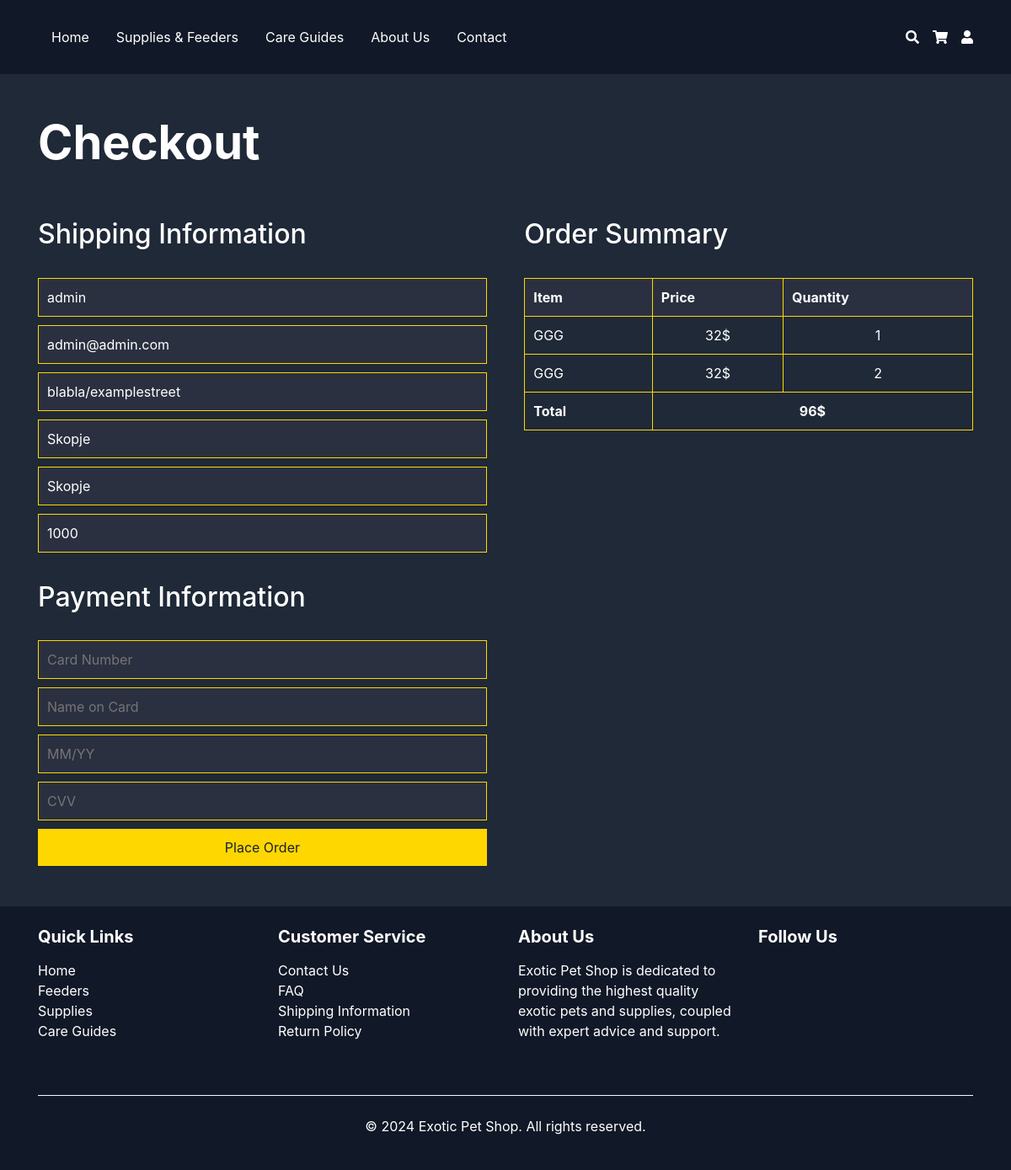
Before: /cart/ (signed in) with the older database file.
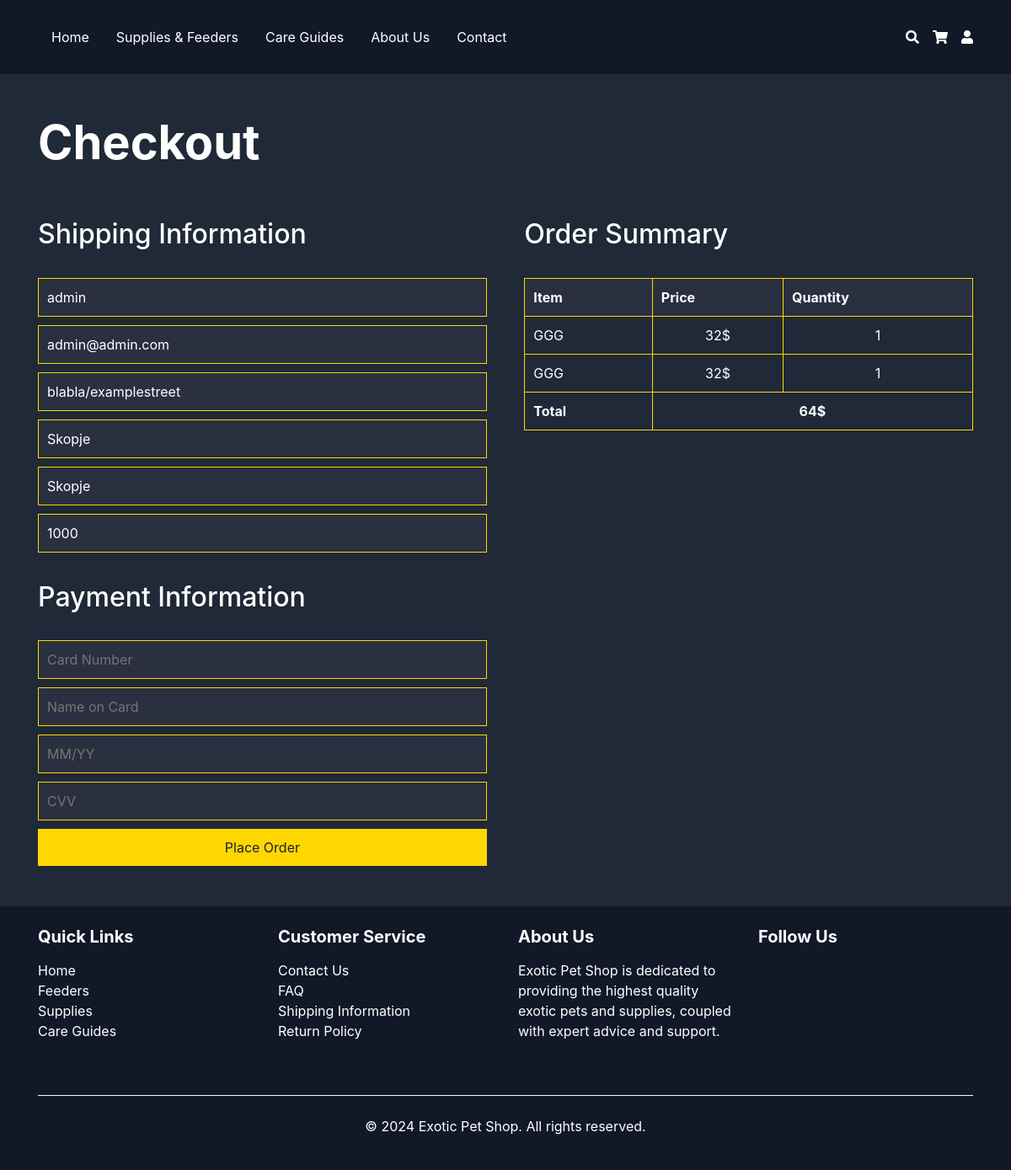
After: the same page with the newer database file.
### Store/models.py (models this page shows, shortened)
class CartItem(models.Model):
    SEX_CHOICES = [
        ('M', 'Male'),
        ('F', 'Female'),
    ]
    cart = models.ForeignKey(Cart, on_delete=models.CASCADE, related_name='items', null=True)
    animal = models.ForeignKey(Animal, on_delete=models.CASCADE, null=True, blank=True)
    supply = models.ForeignKey(Supplies, on_delete=models.CASCADE, null=True, blank=True)
    quantity = models.PositiveIntegerField(default=1)
    age = models.PositiveIntegerField(null=True, blank=True)
    sex = models.CharField(max_length=1, choices=SEX_CHOICES, null=True, blank=True)

class Cart(models.Model):
    user = models.OneToOneField(User, on_delete=models.CASCADE, default=None)
    total_price = models.DecimalField(max_digits=6, decimal_places=2, default=0)

class Animal(models.Model):
    common_name = models.CharField(max_length=200, null=True, blank=True)
    scientific_name = models.CharField(max_length=200, null=True, blank=True)
    image = models.ImageField(upload_to='animals/', null=True, blank=True)
    price = models.DecimalField(max_digits=6, decimal_places=2, null=True, blank=True)
    description = CKEditor5Field('Description', null=True, blank=True)
    category = models.ForeignKey(Category, on_delete=models.SET_NULL, null=True, blank=True)

### Store/views.py (the view)
# urls.py: path('cart/', views.display_cart, name='cart'),
@login_required
def display_cart(request):
    user = request.user
    user_profile, created = UserProfile.objects.get_or_create(user=user)
    cart, created = Cart.objects.get_or_create(user=request.user)
    cart_items = cart.items.all()  # Use the related_name 'items' we set in the CartItem model
    return render(request, 'cart.html', {'cart_items': cart_items, 'cart': cart, "user_profile": user_profile})

### templates/cart.html (shortened to what this page needs)
{% extends 'layout.html' %}
{% load static %}
{% block content %}
<link rel="stylesheet" type="text/css" href="{% static '/css/cart.css' %}">
<div class="container py-5">
    <h1 class="mb-8 display-4 font-weight-bold pb-5">Checkout</h1>
    <div class="checkout-container">
        <div class="checkout-form">
        <h2 class="pb-4">Shipping Information</h2>
            <form id="checkout-form" method="POST" action="{% url 'Store:place_order' %}">
                <input type="text" name="name" placeholder="Full Name" value="{{ user_profile.shipping_name }}" readonly>
                <input type="email" name="email" placeholder="Email Address" value="{{ request.user.email }}" readonly>
                <input type="text" name="address" placeholder="Street Address" value="{{ user_profile.shipping_address }}" readonly>
                <input type="text" name="city" placeholder="City" value="{{ user_profile.shipping_city }}" readonly>
                <input type="text" name="state" placeholder="State/Province" value="{{ user_profile.shipping_state }}" readonly>
                <input type="text" name="zip" placeholder="ZIP/Postal Code" value="{{ user_profile.shipping_zip }}" readonly>
                <h2 class="py-4">Payment Information</h2>
                <input type="text" name="card-number" placeholder="Card Number" required>
                <input type="text" name="card-name" placeholder="Name on Card" required>
                <input type="text" name="expiry" placeholder="MM/YY" required>
                <input type="text" name="cvv" placeholder="CVV" required>
                <button type="submit">Place Order</button>
            </form>
        </div>
        <div class="order-summary">
            <h2 class="pb-4">Order Summary</h2>
            <table>
                <thead>
                    <tr>
                        <th>Item</th>
                        <th>Price</th>
                        <th>Quantity</th>
                    </tr>
                </thead>
                <tbody id="order-items">
                    {% for cart_item in cart_items %}
                        {% if cart_item.animal %}
                        <tr>
                            <td>{{ cart_item.animal.common_name }}</td>
                            <td class="text-center">{{ cart_item.animal.price|floatformat:0 }}$</td>
                            <td class="text-center">{{ cart_item.quantity }}</td>
                        </tr>
                        {% endif %}
                    {% endfor %}
                </tbody>
                <tfoot>
                    <tr>
                        <td><strong>Total</strong></td>
                        <td colspan="2" class="text-center"><strong>{{ cart.total_price|floatformat:0 }}$</strong></td>
                    </tr>
                </tfoot>
            </table>
        </div>
    </div>
</div>
{% endblock %}

Changed rows visible on the page:
changed CartItem (number 2 of 2 on the later page): quantity "2" → "1"
changed Cart: total_price "96" → "64"
